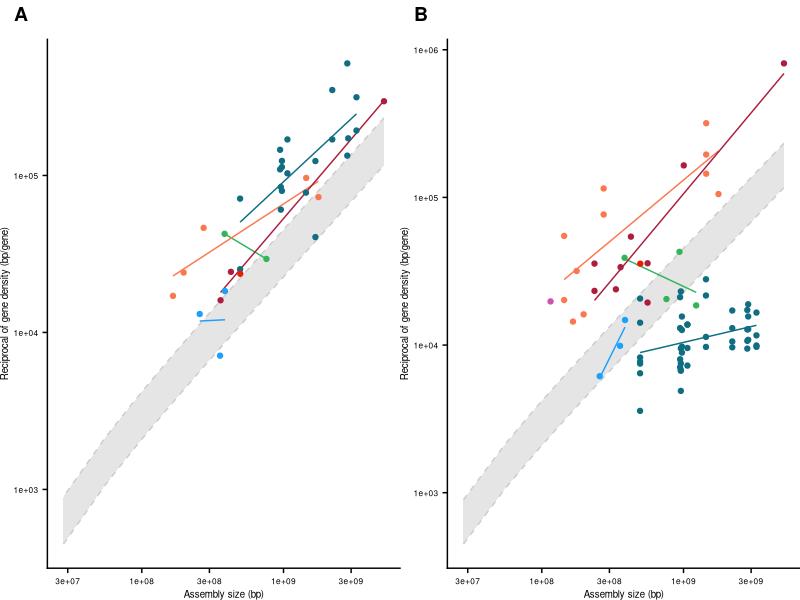

This chart was generated by the following R code:
## ---- chunk 1
library(readr)
library(ggplot2)
library(ggrepel)
library(ggpubr)
library(cowplot)
library(patchwork)
## ---- chunk 2
df_wg_stats <- readr::read_csv("genome_stats.csv")
df_wnt <- readr::read_csv("wnt.tidydf.csv")
df_hox <- readr::read_csv("hox.tidydf.csv")
## ---- chunk 3
df_wg_stats$recip_wgd <- df_wg_stats$genome_length/ df_wg_stats$gene_count


prep_my_df <- function(tbl){
  outdf <- tbl %>%
    dplyr::filter(random == 'observed') %>%
    dplyr::mutate(invertebrate = dplyr::case_when(
                                        taxon == 'Vertebrate'  ~ 'Vertebrate',
                                        taxon != 'Vertebrate'  ~ 'Invertebrate'),
                  recip_block_density = 1 / density) %>% 
    dplyr::select(c(taxon, species, density, total_density, invertebrate, recip_block_density)) %>% 
    dplyr::left_join(df_wg_stats, by = 'species')
  outdf$taxon <- as.factor(outdf$taxon)
  return(outdf)
}

df_wnt <- prep_my_df(df_wnt)
df_hox <- prep_my_df(df_hox)
## ---- chunk 4
wg_lm <- lm(formula = recip_wgd ~ genome_length,
                              data = df_wg_stats)
wg_lm2  <- lm(formula = recip_wgd / 2 ~ genome_length,
                              data = df_wg_stats)

mypalette <- list('#1CA1FB', '#CC52AB', '#FA7850', '#AB1E3D', '#32B559', '#E61F00', '#106E82')
names(mypalette) <- c('Cnidarian', 'Tunicate', 'Ecdysozoan', 'Lophotrochozoan', 'Ambulacrarian', 'Cephalochordate', 'Vertebrate')
## ---- chunk 5
slope_wgd <- coef(wg_lm)[[2]]
slope_2_wgd <- coef(wg_lm2)[[2]]
intercept_wgd <- coef(wg_lm)[[1]]
intercept_2_wgd <- coef(wg_lm2)[[1]]

df_wg_stats$estimated_recip_wgd <- df_wg_stats$genome_length* slope_wgd + intercept_wgd
df_wg_stats$twice_estimated_recip_wgd <- df_wg_stats$genome_length* slope_2_wgd + intercept_2_wgd


## ---- chunk 6
make_plot <- function(tbl){
ggplot(tbl, aes_string(x = 'genome_length', y = 'recip_block_density', color = 'taxon')) +
  ggplot2::geom_ribbon(aes(x = genome_length,
                           ymin = estimated_recip_wgd,
                           ymax = twice_estimated_recip_wgd),
              data = df_wg_stats,
              inherit.aes = F,
              fill = 'grey90',
              color = 'grey80',
              linetype = 2)+
  ggplot2::scale_color_manual(values = mypalette)+
  ggplot2::geom_smooth(method = 'lm', se = F, size = 0.5) +
  ggplot2::geom_point()+
  cowplot::theme_cowplot() +
  ggplot2::scale_x_continuous(name = 'Assembly size (bp)',
                              trans = 'log10') +
  ggplot2::scale_y_continuous(name = 'Reciprocal of gene density (bp/gene)',
                              trans = 'log10')+
  ggplot2::theme(legend.title = element_blank(),
          plot.margin = unit(c(1,0,0,0), units='cm'),
          legend.position = 'bottom',
          legend.justification = 'center',
          strip.text = element_text(size = 6, angle = 90, margin = margin(5,0,5,0,'pt')),
          axis.title.x = element_text(size = 7),
          axis.title.y = element_text(size = 7),
          axis.text = element_text(size = 6),
          legend.text = element_text(size = 7))
}

wnt_p <- make_plot(df_wnt)
hox_p <- make_plot(df_hox)

prow <- cowplot::plot_grid(wnt_p + ggplot2::theme(legend.position="none"),
                           hox_p + ggplot2::theme(legend.position="none"),
                           align = 'vh',
                           labels = c("A", "B", "C"),
                           hjust = -1,
                           nrow = 1)


#legend_b <- get_legend(hox_p + theme(legend.position="bottom"))

p <- cowplot::plot_grid(prow, ncol = 1, rel_heights = c(1, .2))

ggsave(plot = p,
       filename = 'hox_wnt_regressions.pdf',
       unit = 'cm',
       width = 15,
       height = 7)

